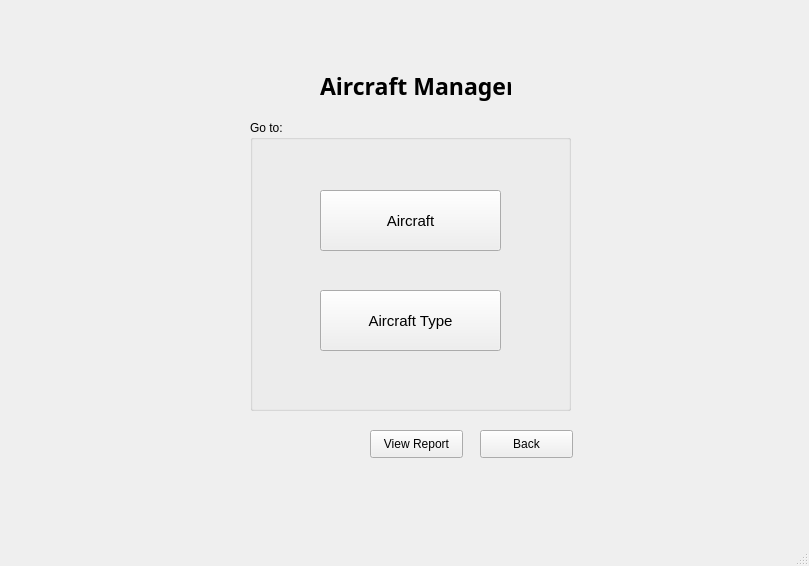
<?xml version="1.0" encoding="UTF-8"?>
<ui version="4.0">
 <class>MainWindow</class>
 <widget class="QMainWindow" name="MainWindow">
  <property name="geometry">
   <rect>
    <x>0</x>
    <y>0</y>
    <width>809</width>
    <height>566</height>
   </rect>
  </property>
  <property name="windowTitle">
   <string>FlightManager</string>
  </property>
  <widget class="QWidget" name="centralwidget">
   <widget class="QGroupBox" name="groupBox">
    <property name="geometry">
     <rect>
      <x>250</x>
      <y>120</y>
      <width>321</width>
      <height>291</height>
     </rect>
    </property>
    <property name="font">
     <font>
      <pointsize>9</pointsize>
     </font>
    </property>
    <property name="title">
     <string>Go to:</string>
    </property>
    <widget class="QPushButton" name="aircraftBtn">
     <property name="geometry">
      <rect>
       <x>70</x>
       <y>70</y>
       <width>181</width>
       <height>61</height>
      </rect>
     </property>
     <property name="font">
      <font>
       <pointsize>11</pointsize>
      </font>
     </property>
     <property name="text">
      <string>Aircraft</string>
     </property>
    </widget>
    <widget class="QPushButton" name="aircraftTypebtn">
     <property name="geometry">
      <rect>
       <x>70</x>
       <y>170</y>
       <width>181</width>
       <height>61</height>
      </rect>
     </property>
     <property name="font">
      <font>
       <pointsize>11</pointsize>
      </font>
     </property>
     <property name="text">
      <string>Aircraft Type</string>
     </property>
    </widget>
   </widget>
   <widget class="QPushButton" name="amBack">
    <property name="geometry">
     <rect>
      <x>480</x>
      <y>430</y>
      <width>93</width>
      <height>28</height>
     </rect>
    </property>
    <property name="font">
     <font>
      <pointsize>9</pointsize>
     </font>
    </property>
    <property name="text">
     <string>Back</string>
    </property>
   </widget>
   <widget class="QLabel" name="label_4">
    <property name="geometry">
     <rect>
      <x>320</x>
      <y>60</y>
      <width>191</width>
      <height>51</height>
     </rect>
    </property>
    <property name="font">
     <font>
      <family>Berlin Sans FB Demi</family>
      <pointsize>17</pointsize>
      <weight>75</weight>
      <bold>true</bold>
     </font>
    </property>
    <property name="text">
     <string>Aircraft Manager</string>
    </property>
   </widget>
   <widget class="QPushButton" name="aircraftReport">
    <property name="geometry">
     <rect>
      <x>370</x>
      <y>430</y>
      <width>93</width>
      <height>28</height>
     </rect>
    </property>
    <property name="font">
     <font>
      <pointsize>9</pointsize>
     </font>
    </property>
    <property name="text">
     <string>View Report</string>
    </property>
   </widget>
  </widget>
  <widget class="QMenuBar" name="menubar">
   <property name="geometry">
    <rect>
     <x>0</x>
     <y>0</y>
     <width>809</width>
     <height>21</height>
    </rect>
   </property>
  </widget>
  <widget class="QStatusBar" name="statusbar"/>
 </widget>
 <resources/>
 <connections/>
</ui>
